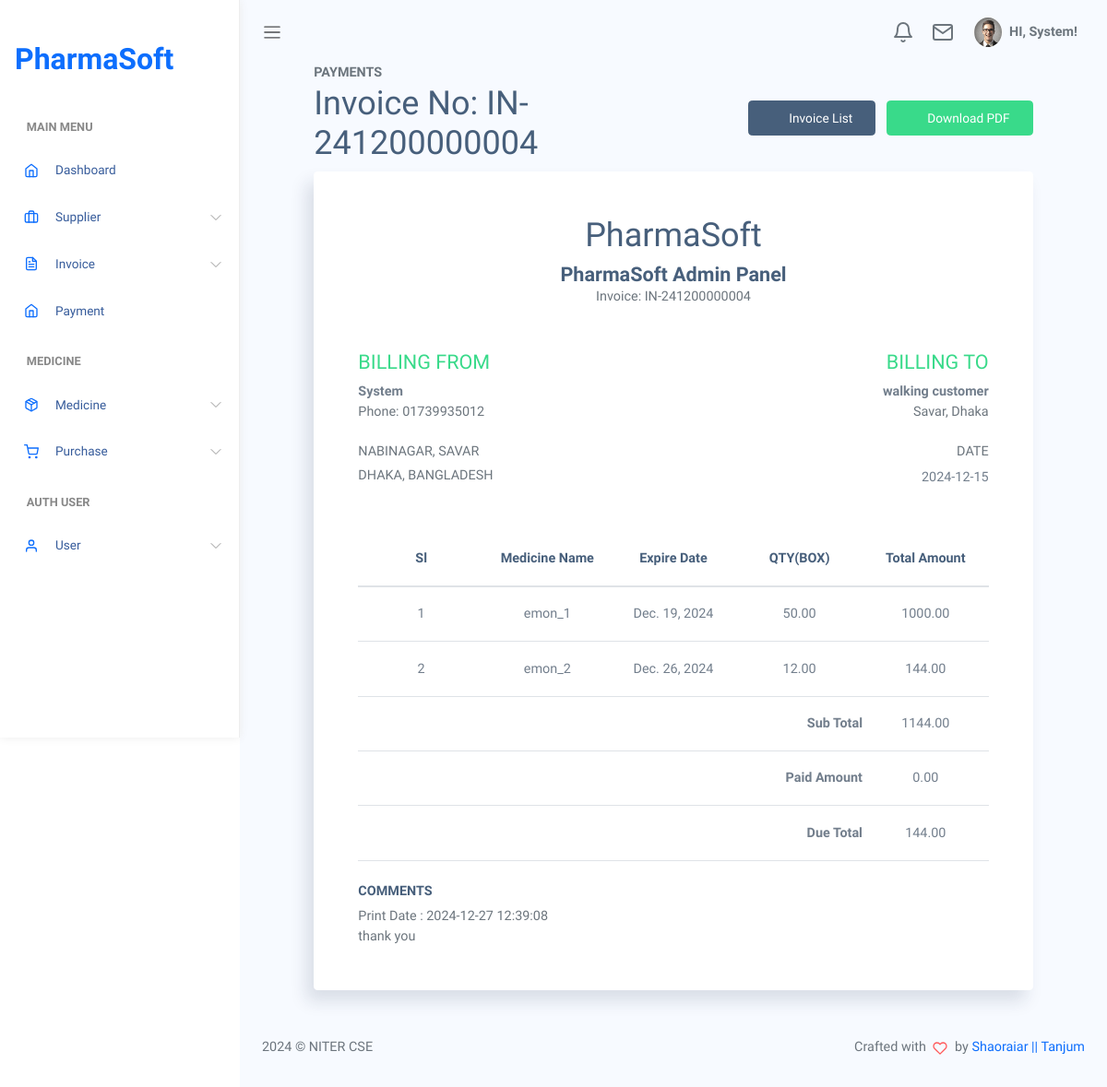
Page /invoice/invoice_print/IN-241200000004/ (signed in) on the committed database.
### apps/user/models.py (models this page shows, shortened)
class User(AbstractBaseUser, BaseModel):
    class UserVerification(models.TextChoices):
        YES = 'yes'
        NO = 'no'
    username = models.CharField(max_length=255, unique=True)
    first_name = models.CharField(max_length=255, blank=True, null=True)
    last_name = models.CharField(max_length=255, blank=True, null=True)
    email = models.EmailField(max_length=255, unique=True)
    password = models.CharField(max_length=255)
    phone_no = models.CharField(max_length=50, blank=True, null=True)
    user_role = models.ForeignKey(Role, on_delete=models.CASCADE, blank=True, null=True)
    user_verification = models.CharField(max_length=8, choices=UserVerification.choices, default=UserVerification.NO)
    address = models.CharField(max_length=255, blank=True, null=True)
    city = models.CharField(max_length=255, blank=True, null=True)
    country = models.CharField(max_length=25, blank=True, null=True)
    zip_code = models.CharField(max_length=8, blank=True, null=True)
    status = models.CharField(max_length=8, default='1')
    created_at = models.DateTimeField(auto_now_add=True, blank=True, null=True)
    created_by = models.IntegerField(default=0, blank=True, null=True)
    updated_at = models.DateTimeField(auto_now=True, blank=True, null=True)
    updated_by = models.IntegerField(default=0, blank=True, null=True)
    USERNAME_FIELD = 'email'
    REQUIRED_FIELDS = ['username']
    class Meta:
        db_table = "user"
    objects = UserManager()
    @property
    def name(self):
        return self.username

### apps/invoice/models.py (models this page shows)
class Invoice(BaseModel):
    customer_name = models.CharField(max_length=255, blank=True, null=True)
    invoice_no = models.CharField(max_length=255, blank=True, null=True)
    details = models.TextField(blank=True, null=True)  # Removed max_length, since TextField doesn't require it
    payment_type = models.CharField(max_length=50, blank=True, null=True)  # You may consider using choices
    medicine_info = models.ForeignKey(Medicine, on_delete=models.CASCADE, blank=True, null=True)
    batch_id = models.CharField(max_length=255, blank=True, null=True)
    expire_date = models.DateField(blank=True, null=True)
    leaf = models.ForeignKey(Leaf, on_delete=models.CASCADE, blank=True, null=True)
    box_quantity = models.DecimalField(max_digits=15, decimal_places=2, blank=True, null=True)
    total_quantity = models.DecimalField(max_digits=15, decimal_places=2, blank=True, null=True)
    sell_price = models.DecimalField(max_digits=15, decimal_places=2, blank=True, null=True)
    box_mrp = models.DecimalField(max_digits=15, decimal_places=2, blank=True, null=True)
    total_price = models.DecimalField(max_digits=15, decimal_places=2, blank=True, null=True)
    paid_amount = models.DecimalField(max_digits=15, decimal_places=2, blank=True, null=True)
    due_amount = models.DecimalField(max_digits=15, decimal_places=2, blank=True, null=True)
    status = models.CharField(max_length=8, default='1')
    admin_id = models.ForeignKey(User, on_delete=models.CASCADE, null=True, blank=True)
    created_at = models.DateTimeField(auto_now_add=True, blank=True, null=True)
    created_by = models.IntegerField(default=0, blank=True, null=True)
    updated_at = models.DateTimeField(auto_now=True, blank=True, null=True)
    updated_by = models.IntegerField(default=0, blank=True, null=True)
    class Meta:
        db_table = 'invoice'

### apps/medicine/models.py (models this page shows)
class Medicine(BaseModel):
    name = models.CharField(max_length=255, unique=True)
    generic_name = models.CharField(max_length=255, null=True, blank=True)
    strength = models.CharField(max_length=255, null=True, blank=True)
    shelf = models.CharField(max_length=255, blank=True, null=True)
    details = models.CharField(max_length=255, blank=True, null=True)
    batch = models.CharField(max_length=255, blank=True, null=True)
    expire_date = models.DateField(null=True, blank=True)
    stock = models.PositiveIntegerField(default=0, blank=True, null=True)
    price =  models.DecimalField(max_digits=15, decimal_places=2, blank=True, null=True)
    supplier_name = models.ForeignKey(Supplier, on_delete=models.CASCADE, blank=True, null=True)
    supplier_price = models.DecimalField(max_digits=15, decimal_places=2, blank=True, null=True)
    status = models.CharField(max_length=8, default='1')
    box_size = models.ForeignKey('Leaf', on_delete=models.CASCADE, blank=True, null=True)
    unit = models.ForeignKey('Unit', on_delete=models.CASCADE, blank=True, null=True)
    category = models.ForeignKey('Category', on_delete=models.CASCADE, blank=True, null=True)
    type = models.ForeignKey('Type', on_delete=models.CASCADE, blank=True, null=True)
    admin_id = models.ForeignKey(User, on_delete=models.CASCADE, null=True, blank=True)
    created_at = models.DateTimeField(auto_now_add=True, blank=True, null=True)
    created_by = models.IntegerField(default=0, blank=True, null=True)
    updated_at = models.DateTimeField(auto_now=True, blank=True, null=True)
    updated_by = models.IntegerField(default=0, blank=True, null=True)
    class Meta:
        db_table = 'medicine'
    objects = MedicineManager()

### apps/invoice/views.py (the view)
# urls.py: path('invoice_print/<str:invoice_no>/', invoice_print, name='invoice_print'),
def invoice_print(request, invoice_no):
    context = {}
    invoices = Invoice.objects.filter(invoice_no=invoice_no)
    print('invoice invoice : ', invoices)
    if invoices.exists():
        first_invoice = invoices.first()
        customer_name = first_invoice.customer_name
        created_at = first_invoice.created_at.strftime('%Y-%m-%d')
        invoice_items = []
        sub_total = 0
        for item in invoices:
            invoice_items.append({
                'medicine_name': item.medicine_info.name if item.medicine_info else "N/A",
                'medicine_expire': item.medicine_info.expire_date if item.medicine_info else "N/A",
                'quantity': getattr(item, 'box_quantity', 0),
                'supplier_price': getattr(item, 'supplier_price', 0),
                'total_price': getattr(item, 'total_price', 0),
            })
            sub_total += item.total_price
            paid_amount = item.paid_amount
            due_amount = item.due_amount
        context = {
            'invoice_no': invoice_no,
            'user_name': request.user.name,
            'user_phone': request.user.phone_no,
            'customer_name': customer_name,
            'created_at': created_at,
            'invoice_items': invoice_items,
            'sub_total': sub_total,
            'paid_amount': paid_amount,
            'due_amount': due_amount,
            'today_date': datetime.now().strftime('%Y-%m-%d %H:%M:%S')
        }
    return render(request, 'backend/main/invoice/invoice_print.html', context=context)

### templates/backend/main/invoice/invoice_print.html (shortened to what this page needs)
{% extends 'backend/dashboard/main.html' %}
{% load static %}
{% block content %}
<div class="row justify-content-center">
  <div class="col-12 col-lg-10 col-xl-10">
    <div class="header p-0 ml-0 mr-0 shadow-none">
      <div class="header-body">
        <div class="row align-items-center">
          <div class="col">
            <h6 class="header-pretitle fs-10 font-weight-bold text-muted text-uppercase mb-1">
              Payments
            </h6>
            <h1 class="header-title fs-25 font-weight-600">
              Invoice No: {{ invoice_no }}
            </h1>
          </div>
          <div class="col-auto">
            <a href="{% url 'ivnoice_list' %}" class="btn btn-secondary ml-2">
              <i class="fa-solid fa-list"></i> Invoice List
          </a>
            <a href="?download=pdf" class="btn btn-success ml-2">
              <i class="fa-solid fa-file-arrow-down"></i> Download PDF
          </a>
          </div>
        </div>
      </div>
    </div>
    <div class="card card-body p-5">
      <div class="" id="printArea">
        <div class="row">
          <div class="col text-center">
            <h1>PharmaSoft</h1>
            <h4 class="mb-0 font-weight-bold">PharmaSoft Admin Panel</h4>
            <p class="text-muted mb-5">Invoice: {{ invoice_no }}</p>
          </div>
        </div>
        <div class="row">
          <div class="col-12 col-md-6">
            <h4 class="text-uppercase text-success font-weight-600">
              Billing From
            </h4>
            <p class="text-muted mb-4">
              <strong class="text-body fs-16">{{ user_name }}</strong>
              <br />
              Phone: {{ user_phone }}
            </p>
            <h6 class="text-uppercase text-muted fs-12 font-weight-600">
              Nabinagar, Savar
            </h6>
            <h6 class="text-uppercase text-muted fs-12 font-weight-600">
              Dhaka, Bangladesh
            </h6>
          </div>
          <div class="col-12 col-md-6 text-md-right">
            <h4 class="text-uppercase text-success font-weight-600">
              Billing To
            </h4>
            <p class="text-muted mb-4">
              <strong class="text-body fs-16">{{ customer_name }}</strong>
              <br />
                Savar, Dhaka
            </p>
            <h6 class="text-uppercase text-muted fs-12 font-weight-600">
              Date
            </h6>
            <p class="mb-4"><time datetime=""> {{ created_at }}</time></p>
          </div>
        </div>
        <div class="row">
          <div class="col-12">
            <div class="table-responsive">
              <table class="table my-4 equal-width-table">
                <thead>
                  <tr>
                    <th class="px-0 bg-transparent ">
                      <span class="h6 font-weight-bold">Sl</span>
                    </th>
                    <th class="px-0 bg-transparent">
                      <span class="h6 font-weight-bold">Medicine Name</span>
                    </th>
                    <th class="px-0 bg-transparent">
                      <span class="h6 font-weight-bold">Expire Date</span>
                    </th>
                    <th class="px-0 bg-transparent">
                      <span class="h6 font-weight-bold">QTY(BOX)</span>
                    </th>
                    <th class="px-0 bg-transparent">
                      <span class="h6 font-weight-bold">Total Amount</span>
                    </th>
                  </tr>
                </thead>
                <tbody>
                  {% for item in invoice_items %}
                  <tr>
                    <td class="px-0">{{ forloop.counter }}</td>
                    <td class="px-0">{{ item.medicine_name }}</td>
                    <td class="px-0">{{ item.medicine_expire }}</td>
                    <td class="px-0">{{ item.quantity }}</td>
                    <td class="px-0">{{ item.total_price }}</td>
                  </tr>
                  {% endfor %}
                  <tr>
                    <td class="px-0 border-top border-top-2 text-right" colspan="4">
                      <strong>Sub Total</strong>
                    </td>
                    <td class="px-0 border-top border-top-2">
                      <span class="fs-16 font-weight-600"> {{ sub_total }} </span>
                    </td>
                  </tr>
                  <tr>
                    <td class="px-0 border-top border-top-2 text-right" colspan="4">
                      <strong>Paid Amount</strong>
                    </td>
                    <td class="px-0 border-top border-top-2">
                      <span class="fs-16 font-weight-600"> {{ paid_amount }} </span>
                    </td>
                  </tr>
                  <tr>
                    <td class="px-0 border-top border-top-2 text-right" colspan="4">
                      <strong>Due Total</strong>
                    </td>
                    <td class="px-0 border-top border-top-2">
                      <span class="fs-16 font-weight-600"> {{ due_amount }} </span>
                    </td>
                  </tr>
                </tbody>
              </table>
            </div>
            <h6 class="text-uppercase font-weight-bold">Comments</h6>
            <p class="text-muted mb-0">Print Date : {{ today_date }}</p>
            <p class="text-muted mb-0">thank you</p>
          </div>
        </div>
      </div>
    </div>
  </div>
</div>
{% endblock content %}

### templates/backend/dashboard/navbar/navbar.html (shortened to what this page needs)
{% load static %}
<nav class="navbar navbar-header navbar-expand navbar-light">
    <a class="sidebar-toggler" href="#"><span class="navbar-toggler-icon"></span></a>
    <div class="collapse navbar-collapse" id="navbarSupportedContent">
        <ul class="navbar-nav d-flex align-items-center navbar-light ml-auto">
            <li class="dropdown nav-icon">
                <a href="#" data-toggle="dropdown" class="nav-link  dropdown-toggle nav-link-lg nav-link-user">
                    <div class="d-lg-inline-block">
                        <i data-feather="bell"></i>
                    </div>
                </a>
            </li>
            <li class="dropdown nav-icon mr-2">
                <a href="#" data-toggle="dropdown" class="nav-link  dropdown-toggle nav-link-lg nav-link-user">
                    <div class="d-lg-inline-block">
                        <i data-feather="mail"></i>
                    </div>
                </a>
            </li>
            <li class="dropdown">
                <a href="#" data-toggle="dropdown" class="nav-link dropdown-toggle nav-link-lg nav-link-user">
                    <div class="avatar mr-1">
                        <img src="{% static 'assets/images/avatar/avatar-s-1.png' %}" alt="" srcset="">
                    </div>
                    <div class="d-none d-md-block d-lg-inline-block">
                        HI,
                        {% if user.is_authenticated %}
                        {{ user.username }}!
                        {% else %}
                        Unknown User!
                        {% endif %}
                    </div>
                </a>
            </li>
        </ul>
    </div>
</nav>

### rows in the picture
User: username "System", phone_no "01739935012"
Invoice: customer_name "walking customer", quantity "50.00", total_price "1000.00"
Medicine: medicine_name "emon_1", medicine_expire "Dec. 19, 2024"
Medicine: medicine_name "emon_2", medicine_expire "Dec. 26, 2024"
Invoice: quantity "12.00", total_price "144.00", paid_amount "0.00", due_amount "144.00"

### other values in the picture
{{ invoice_no }} "IN-241200000004"
{{ created_at }} "2024-12-15"
{{ sub_total }} "1144.00"
